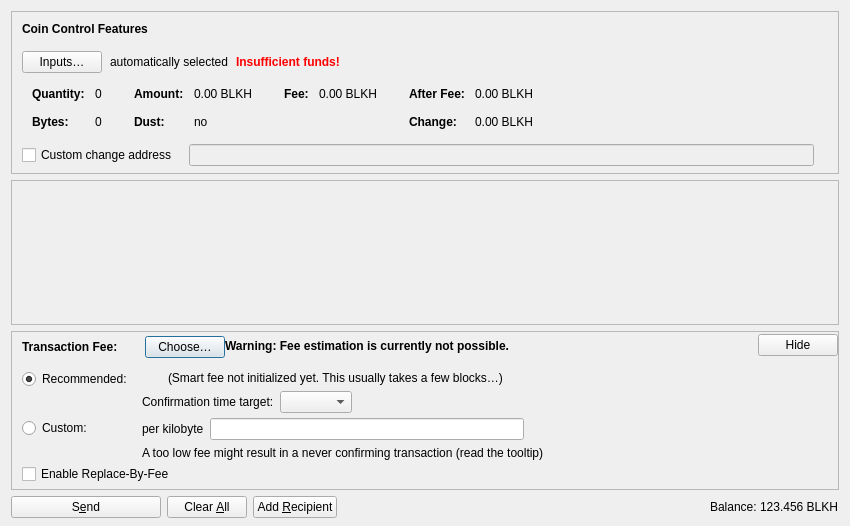
<?xml version="1.0" encoding="UTF-8"?>
<ui version="4.0">
 <class>SendCoinsDialog</class>
 <widget class="QDialog" name="SendCoinsDialog">
  <property name="geometry">
   <rect>
    <x>0</x>
    <y>0</y>
    <width>850</width>
    <height>526</height>
   </rect>
  </property>
  <property name="windowTitle">
   <string>Send Coins</string>
  </property>
  <layout class="QVBoxLayout" name="verticalLayout" stretch="0,1,0,0">
   <property name="bottomMargin">
    <number>8</number>
   </property>
   <item>
    <widget class="QFrame" name="frameCoinControl">
     <property name="sizePolicy">
      <sizepolicy hsizetype="Expanding" vsizetype="Expanding">
       <horstretch>0</horstretch>
       <verstretch>0</verstretch>
      </sizepolicy>
     </property>
     <property name="maximumSize">
      <size>
       <width>16777215</width>
       <height>16777215</height>
      </size>
     </property>
     <property name="frameShape">
      <enum>QFrame::StyledPanel</enum>
     </property>
     <property name="frameShadow">
      <enum>QFrame::Sunken</enum>
     </property>
     <layout class="QVBoxLayout" name="verticalLayoutCoinControl2">
      <property name="spacing">
       <number>0</number>
      </property>
      <property name="leftMargin">
       <number>0</number>
      </property>
      <property name="topMargin">
       <number>0</number>
      </property>
      <property name="rightMargin">
       <number>0</number>
      </property>
      <property name="bottomMargin">
       <number>6</number>
      </property>
      <item>
       <layout class="QVBoxLayout" name="verticalLayoutCoinControl" stretch="0,0,0,0,1">
        <property name="spacing">
         <number>0</number>
        </property>
        <property name="leftMargin">
         <number>10</number>
        </property>
        <property name="topMargin">
         <number>10</number>
        </property>
        <item>
         <layout class="QHBoxLayout" name="horizontalLayoutCoinControl1">
          <property name="bottomMargin">
           <number>15</number>
          </property>
          <item>
           <widget class="QLabel" name="labelCoinControlFeatures">
            <property name="sizePolicy">
             <sizepolicy hsizetype="Preferred" vsizetype="Maximum">
              <horstretch>0</horstretch>
              <verstretch>0</verstretch>
             </sizepolicy>
            </property>
            <property name="font">
             <font>
              <weight>75</weight>
              <bold>true</bold>
             </font>
            </property>
            <property name="styleSheet">
             <string notr="true">font-weight:bold;</string>
            </property>
            <property name="text">
             <string>Coin Control Features</string>
            </property>
           </widget>
          </item>
         </layout>
        </item>
        <item>
         <layout class="QHBoxLayout" name="horizontalLayoutCoinControl2" stretch="0,0,0,0">
          <property name="spacing">
           <number>8</number>
          </property>
          <property name="bottomMargin">
           <number>10</number>
          </property>
          <item>
           <widget class="QPushButton" name="pushButtonCoinControl">
            <property name="styleSheet">
             <string notr="true"/>
            </property>
            <property name="text">
             <string>Inputs…</string>
            </property>
            <property name="autoDefault">
             <bool>false</bool>
            </property>
           </widget>
          </item>
          <item>
           <widget class="QLabel" name="labelCoinControlAutomaticallySelected">
            <property name="text">
             <string>automatically selected</string>
            </property>
            <property name="margin">
             <number>5</number>
            </property>
           </widget>
          </item>
          <item>
           <widget class="QLabel" name="labelCoinControlInsuffFunds">
            <property name="font">
             <font>
              <weight>75</weight>
              <bold>true</bold>
             </font>
            </property>
            <property name="styleSheet">
             <string notr="true">color:red;font-weight:bold;</string>
            </property>
            <property name="text">
             <string>Insufficient funds!</string>
            </property>
            <property name="margin">
             <number>5</number>
            </property>
           </widget>
          </item>
          <item>
           <spacer name="horizontalSpacerCoinControl">
            <property name="orientation">
             <enum>Qt::Horizontal</enum>
            </property>
            <property name="sizeHint" stdset="0">
             <size>
              <width>40</width>
              <height>1</height>
             </size>
            </property>
           </spacer>
          </item>
         </layout>
        </item>
        <item>
         <widget class="QWidget" name="widgetCoinControl" native="true">
          <property name="sizePolicy">
           <sizepolicy hsizetype="Preferred" vsizetype="Preferred">
            <horstretch>0</horstretch>
            <verstretch>0</verstretch>
           </sizepolicy>
          </property>
          <property name="minimumSize">
           <size>
            <width>0</width>
            <height>0</height>
           </size>
          </property>
          <property name="styleSheet">
           <string notr="true"/>
          </property>
          <layout class="QHBoxLayout" name="horizontalLayoutCoinControl5">
           <property name="leftMargin">
            <number>0</number>
           </property>
           <property name="topMargin">
            <number>0</number>
           </property>
           <property name="rightMargin">
            <number>0</number>
           </property>
           <property name="bottomMargin">
            <number>0</number>
           </property>
           <item>
            <layout class="QHBoxLayout" name="horizontalLayoutCoinControl3" stretch="0,0,0,1">
             <property name="spacing">
              <number>20</number>
             </property>
             <property name="topMargin">
              <number>0</number>
             </property>
             <property name="bottomMargin">
              <number>10</number>
             </property>
             <item>
              <layout class="QFormLayout" name="formLayoutCoinControl1">
               <property name="horizontalSpacing">
                <number>10</number>
               </property>
               <property name="verticalSpacing">
                <number>14</number>
               </property>
               <property name="leftMargin">
                <number>10</number>
               </property>
               <property name="topMargin">
                <number>4</number>
               </property>
               <property name="rightMargin">
                <number>6</number>
               </property>
               <item row="0" column="0">
                <widget class="QLabel" name="labelCoinControlQuantityText">
                 <property name="font">
                  <font>
                   <weight>75</weight>
                   <bold>true</bold>
                  </font>
                 </property>
                 <property name="text">
                  <string>Quantity:</string>
                 </property>
                 <property name="margin">
                  <number>0</number>
                 </property>
                </widget>
               </item>
               <item row="0" column="1">
                <widget class="QLabel" name="labelCoinControlQuantity">
                 <property name="cursor">
                  <cursorShape>IBeamCursor</cursorShape>
                 </property>
                 <property name="contextMenuPolicy">
                  <enum>Qt::ActionsContextMenu</enum>
                 </property>
                 <property name="text">
                  <string notr="true">0</string>
                 </property>
                 <property name="margin">
                  <number>0</number>
                 </property>
                 <property name="textInteractionFlags">
                  <set>Qt::LinksAccessibleByMouse|Qt::TextSelectableByKeyboard|Qt::TextSelectableByMouse</set>
                 </property>
                </widget>
               </item>
               <item row="1" column="0">
                <widget class="QLabel" name="labelCoinControlBytesText">
                 <property name="font">
                  <font>
                   <weight>75</weight>
                   <bold>true</bold>
                  </font>
                 </property>
                 <property name="text">
                  <string>Bytes:</string>
                 </property>
                </widget>
               </item>
               <item row="1" column="1">
                <widget class="QLabel" name="labelCoinControlBytes">
                 <property name="cursor">
                  <cursorShape>IBeamCursor</cursorShape>
                 </property>
                 <property name="contextMenuPolicy">
                  <enum>Qt::ActionsContextMenu</enum>
                 </property>
                 <property name="text">
                  <string notr="true">0</string>
                 </property>
                 <property name="textInteractionFlags">
                  <set>Qt::LinksAccessibleByMouse|Qt::TextSelectableByKeyboard|Qt::TextSelectableByMouse</set>
                 </property>
                </widget>
               </item>
              </layout>
             </item>
             <item>
              <layout class="QFormLayout" name="formLayoutCoinControl2">
               <property name="horizontalSpacing">
                <number>10</number>
               </property>
               <property name="verticalSpacing">
                <number>14</number>
               </property>
               <property name="leftMargin">
                <number>6</number>
               </property>
               <property name="topMargin">
                <number>4</number>
               </property>
               <property name="rightMargin">
                <number>6</number>
               </property>
               <item row="0" column="0">
                <widget class="QLabel" name="labelCoinControlAmountText">
                 <property name="font">
                  <font>
                   <weight>75</weight>
                   <bold>true</bold>
                  </font>
                 </property>
                 <property name="text">
                  <string>Amount:</string>
                 </property>
                 <property name="margin">
                  <number>0</number>
                 </property>
                </widget>
               </item>
               <item row="0" column="1">
                <widget class="QLabel" name="labelCoinControlAmount">
                 <property name="cursor">
                  <cursorShape>IBeamCursor</cursorShape>
                 </property>
                 <property name="contextMenuPolicy">
                  <enum>Qt::ActionsContextMenu</enum>
                 </property>
                 <property name="text">
                  <string notr="true">0.00 BLKH</string>
                 </property>
                 <property name="textInteractionFlags">
                  <set>Qt::LinksAccessibleByMouse|Qt::TextSelectableByKeyboard|Qt::TextSelectableByMouse</set>
                 </property>
                </widget>
               </item>
               <item row="1" column="0">
                <widget class="QLabel" name="labelCoinControlLowOutputText">
                 <property name="font">
                  <font>
                   <weight>75</weight>
                   <bold>true</bold>
                  </font>
                 </property>
                 <property name="text">
                  <string>Dust:</string>
                 </property>
                </widget>
               </item>
               <item row="1" column="1">
                <widget class="QLabel" name="labelCoinControlLowOutput">
                 <property name="cursor">
                  <cursorShape>IBeamCursor</cursorShape>
                 </property>
                 <property name="contextMenuPolicy">
                  <enum>Qt::ActionsContextMenu</enum>
                 </property>
                 <property name="text">
                  <string notr="true">no</string>
                 </property>
                 <property name="textInteractionFlags">
                  <set>Qt::LinksAccessibleByMouse|Qt::TextSelectableByKeyboard|Qt::TextSelectableByMouse</set>
                 </property>
                </widget>
               </item>
              </layout>
             </item>
             <item>
              <layout class="QFormLayout" name="formLayoutCoinControl3">
               <property name="horizontalSpacing">
                <number>10</number>
               </property>
               <property name="verticalSpacing">
                <number>14</number>
               </property>
               <property name="leftMargin">
                <number>6</number>
               </property>
               <property name="topMargin">
                <number>4</number>
               </property>
               <property name="rightMargin">
                <number>6</number>
               </property>
               <item row="0" column="0">
                <widget class="QLabel" name="labelCoinControlFeeText">
                 <property name="font">
                  <font>
                   <weight>75</weight>
                   <bold>true</bold>
                  </font>
                 </property>
                 <property name="text">
                  <string>Fee:</string>
                 </property>
                 <property name="margin">
                  <number>0</number>
                 </property>
                </widget>
               </item>
               <item row="0" column="1">
                <widget class="QLabel" name="labelCoinControlFee">
                 <property name="cursor">
                  <cursorShape>IBeamCursor</cursorShape>
                 </property>
                 <property name="contextMenuPolicy">
                  <enum>Qt::ActionsContextMenu</enum>
                 </property>
                 <property name="text">
                  <string notr="true">0.00 BLKH</string>
                 </property>
                 <property name="textInteractionFlags">
                  <set>Qt::LinksAccessibleByMouse|Qt::TextSelectableByKeyboard|Qt::TextSelectableByMouse</set>
                 </property>
                </widget>
               </item>
              </layout>
             </item>
             <item>
              <layout class="QFormLayout" name="formLayoutCoinControl4">
               <property name="horizontalSpacing">
                <number>10</number>
               </property>
               <property name="verticalSpacing">
                <number>14</number>
               </property>
               <property name="leftMargin">
                <number>6</number>
               </property>
               <property name="topMargin">
                <number>4</number>
               </property>
               <property name="rightMargin">
                <number>6</number>
               </property>
               <item row="0" column="0">
                <widget class="QLabel" name="labelCoinControlAfterFeeText">
                 <property name="font">
                  <font>
                   <weight>75</weight>
                   <bold>true</bold>
                  </font>
                 </property>
                 <property name="text">
                  <string>After Fee:</string>
                 </property>
                 <property name="margin">
                  <number>0</number>
                 </property>
                </widget>
               </item>
               <item row="0" column="1">
                <widget class="QLabel" name="labelCoinControlAfterFee">
                 <property name="cursor">
                  <cursorShape>IBeamCursor</cursorShape>
                 </property>
                 <property name="contextMenuPolicy">
                  <enum>Qt::ActionsContextMenu</enum>
                 </property>
                 <property name="text">
                  <string notr="true">0.00 BLKH</string>
                 </property>
                 <property name="textInteractionFlags">
                  <set>Qt::LinksAccessibleByMouse|Qt::TextSelectableByKeyboard|Qt::TextSelectableByMouse</set>
                 </property>
                </widget>
               </item>
               <item row="1" column="0">
                <widget class="QLabel" name="labelCoinControlChangeText">
                 <property name="font">
                  <font>
                   <weight>75</weight>
                   <bold>true</bold>
                  </font>
                 </property>
                 <property name="text">
                  <string>Change:</string>
                 </property>
                </widget>
               </item>
               <item row="1" column="1">
                <widget class="QLabel" name="labelCoinControlChange">
                 <property name="cursor">
                  <cursorShape>IBeamCursor</cursorShape>
                 </property>
                 <property name="contextMenuPolicy">
                  <enum>Qt::ActionsContextMenu</enum>
                 </property>
                 <property name="text">
                  <string notr="true">0.00 BLKH</string>
                 </property>
                 <property name="textInteractionFlags">
                  <set>Qt::LinksAccessibleByMouse|Qt::TextSelectableByKeyboard|Qt::TextSelectableByMouse</set>
                 </property>
                </widget>
               </item>
              </layout>
             </item>
            </layout>
           </item>
          </layout>
         </widget>
        </item>
        <item>
         <layout class="QHBoxLayout" name="horizontalLayoutCoinControl4" stretch="0,0,0">
          <property name="spacing">
           <number>12</number>
          </property>
          <property name="sizeConstraint">
           <enum>QLayout::SetDefaultConstraint</enum>
          </property>
          <property name="topMargin">
           <number>5</number>
          </property>
          <property name="rightMargin">
           <number>5</number>
          </property>
          <item>
           <widget class="QCheckBox" name="checkBoxCoinControlChange">
            <property name="toolTip">
             <string>If this is activated, but the change address is empty or invalid, change will be sent to a newly generated address.</string>
            </property>
            <property name="text">
             <string>Custom change address</string>
            </property>
           </widget>
          </item>
          <item>
           <widget class="QValidatedLineEdit" name="lineEditCoinControlChange">
            <property name="enabled">
             <bool>false</bool>
            </property>
            <property name="sizePolicy">
             <sizepolicy hsizetype="Expanding" vsizetype="Fixed">
              <horstretch>0</horstretch>
              <verstretch>0</verstretch>
             </sizepolicy>
            </property>
           </widget>
          </item>
          <item>
           <widget class="QLabel" name="labelCoinControlChangeLabel">
            <property name="sizePolicy">
             <sizepolicy hsizetype="Preferred" vsizetype="Expanding">
              <horstretch>0</horstretch>
              <verstretch>0</verstretch>
             </sizepolicy>
            </property>
            <property name="minimumSize">
             <size>
              <width>0</width>
              <height>0</height>
             </size>
            </property>
            <property name="text">
             <string/>
            </property>
            <property name="margin">
             <number>3</number>
            </property>
           </widget>
          </item>
         </layout>
        </item>
        <item>
         <spacer name="verticalSpacerCoinControl">
          <property name="orientation">
           <enum>Qt::Vertical</enum>
          </property>
          <property name="sizeHint" stdset="0">
           <size>
            <width>800</width>
            <height>1</height>
           </size>
          </property>
         </spacer>
        </item>
       </layout>
      </item>
     </layout>
    </widget>
   </item>
   <item>
    <widget class="QScrollArea" name="scrollArea">
     <property name="widgetResizable">
      <bool>true</bool>
     </property>
     <widget class="QWidget" name="scrollAreaWidgetContents">
      <property name="geometry">
       <rect>
        <x>0</x>
        <y>0</y>
        <width>830</width>
        <height>104</height>
       </rect>
      </property>
      <layout class="QVBoxLayout" name="verticalLayout_2" stretch="0,1">
       <property name="leftMargin">
        <number>0</number>
       </property>
       <property name="topMargin">
        <number>0</number>
       </property>
       <property name="rightMargin">
        <number>0</number>
       </property>
       <property name="bottomMargin">
        <number>0</number>
       </property>
       <item>
        <layout class="QVBoxLayout" name="entries">
         <property name="spacing">
          <number>6</number>
         </property>
        </layout>
       </item>
       <item>
        <spacer name="verticalSpacer">
         <property name="orientation">
          <enum>Qt::Vertical</enum>
         </property>
         <property name="sizeHint" stdset="0">
          <size>
           <width>20</width>
           <height>40</height>
          </size>
         </property>
        </spacer>
       </item>
      </layout>
     </widget>
    </widget>
   </item>
   <item>
    <widget class="QFrame" name="frameFee">
     <property name="sizePolicy">
      <sizepolicy hsizetype="Expanding" vsizetype="Expanding">
       <horstretch>0</horstretch>
       <verstretch>0</verstretch>
      </sizepolicy>
     </property>
     <property name="maximumSize">
      <size>
       <width>16777215</width>
       <height>16777215</height>
      </size>
     </property>
     <property name="frameShape">
      <enum>QFrame::StyledPanel</enum>
     </property>
     <property name="frameShadow">
      <enum>QFrame::Sunken</enum>
     </property>
     <layout class="QVBoxLayout" name="verticalLayoutFee1">
      <property name="spacing">
       <number>0</number>
      </property>
      <property name="leftMargin">
       <number>0</number>
      </property>
      <property name="topMargin">
       <number>0</number>
      </property>
      <property name="rightMargin">
       <number>0</number>
      </property>
      <property name="bottomMargin">
       <number>0</number>
      </property>
      <item>
       <layout class="QVBoxLayout" name="verticalLayoutFee2" stretch="0,0,0">
        <property name="spacing">
         <number>0</number>
        </property>
        <property name="leftMargin">
         <number>10</number>
        </property>
        <property name="topMargin">
         <number>0</number>
        </property>
        <item>
         <layout class="QHBoxLayout" name="horizontalLayoutFee1">
          <property name="bottomMargin">
           <number>0</number>
          </property>
          <item>
           <layout class="QVBoxLayout" name="verticalLayoutFee7">
            <property name="spacing">
             <number>0</number>
            </property>
            <item>
             <spacer name="verticalSpacerSmartFee">
              <property name="orientation">
               <enum>Qt::Vertical</enum>
              </property>
              <property name="sizeType">
               <enum>QSizePolicy::Fixed</enum>
              </property>
              <property name="sizeHint" stdset="0">
               <size>
                <width>1</width>
                <height>4</height>
               </size>
              </property>
             </spacer>
            </item>
            <item>
             <layout class="QHBoxLayout" name="horizontalLayoutSmartFee">
              <property name="spacing">
               <number>10</number>
              </property>
              <item>
               <widget class="QLabel" name="labelFeeHeadline">
                <property name="sizePolicy">
                 <sizepolicy hsizetype="Preferred" vsizetype="Maximum">
                  <horstretch>0</horstretch>
                  <verstretch>0</verstretch>
                 </sizepolicy>
                </property>
                <property name="font">
                 <font>
                  <weight>75</weight>
                  <bold>true</bold>
                 </font>
                </property>
                <property name="styleSheet">
                 <string notr="true">font-weight:bold;</string>
                </property>
                <property name="text">
                 <string>Transaction Fee:</string>
                </property>
               </widget>
              </item>
              <item>
               <widget class="QLabel" name="labelFeeMinimized">
                <property name="text">
                 <string/>
                </property>
               </widget>
              </item>
              <item>
               <widget class="QPushButton" name="buttonChooseFee">
                <property name="text">
                 <string>Choose…</string>
                </property>
               </widget>
              </item>
             </layout>
            </item>
            <item>
             <spacer name="verticalSpacer_5">
              <property name="orientation">
               <enum>Qt::Vertical</enum>
              </property>
              <property name="sizeHint" stdset="0">
               <size>
                <width>1</width>
                <height>1</height>
               </size>
              </property>
             </spacer>
            </item>
           </layout>
          </item>
          <item>
           <widget class="QLabel" name="fallbackFeeWarningLabel">
            <property name="toolTip">
             <string>Using the fallbackfee can result in sending a transaction that will take several hours or days (or never) to confirm. Consider choosing your fee manually or wait until you have validated the complete chain.</string>
            </property>
            <property name="font">
            <font>
                <weight>75</weight>
                <bold>true</bold>
            </font>
            </property>
            <property name="text">
             <string>Warning: Fee estimation is currently not possible.</string>
            </property>
            <property name="wordWrap">
             <bool>false</bool>
            </property>
           </widget>
          </item>
          <item>
           <spacer name="horizontalSpacer_4">
            <property name="orientation">
             <enum>Qt::Horizontal</enum>
            </property>
            <property name="sizeType">
             <enum>QSizePolicy::MinimumExpanding</enum>
            </property>
            <property name="sizeHint" stdset="0">
             <size>
              <width>40</width>
              <height>20</height>
             </size>
            </property>
           </spacer>
          </item>
          <item>
           <widget class="QPushButton" name="buttonMinimizeFee">
            <property name="toolTip">
             <string>Hide transaction fee settings</string>
            </property>
            <property name="text">
             <string>Hide</string>
            </property>
           </widget>
          </item>
         </layout>
        </item>
        <item>
         <widget class="QFrame" name="frameFeeSelection">
          <layout class="QVBoxLayout" name="verticalLayoutFee12">
           <property name="spacing">
            <number>0</number>
           </property>
           <property name="leftMargin">
            <number>0</number>
           </property>
           <property name="topMargin">
            <number>0</number>
           </property>
           <property name="rightMargin">
            <number>0</number>
           </property>
           <property name="bottomMargin">
            <number>0</number>
           </property>
           <item>
            <layout class="QGridLayout" name="gridLayoutFee">
             <property name="topMargin">
              <number>10</number>
             </property>
             <property name="bottomMargin">
              <number>4</number>
             </property>
             <property name="horizontalSpacing">
              <number>10</number>
             </property>
             <property name="verticalSpacing">
              <number>4</number>
             </property>
             <item row="1" column="1">
              <layout class="QVBoxLayout" name="verticalLayoutFee8">
               <property name="spacing">
                <number>6</number>
               </property>
               <item>
                <layout class="QHBoxLayout" name="horizontalLayoutFee13">
                 <item>
                  <widget class="QLabel" name="labelCustomPerKilobyte">
                   <property name="toolTip">
                    <string>Specify a custom fee per kB (1,000 bytes) of the transaction's virtual size.

Note:  Since the fee is calculated on a per-byte basis, a fee rate of "100 satoshis per kvB" for a transaction size of 500 virtual bytes (half of 1 kvB) would ultimately yield a fee of only 50 satoshis.</string>
                   </property>
                   <property name="text">
                    <string>per kilobyte</string>
                   </property>
                  </widget>
                 </item>
                 <item>
                  <widget class="BlinkhashAmountField" name="customFee"/>
                 </item>
                 <item>
                  <spacer name="horizontalSpacer_6">
                   <property name="orientation">
                    <enum>Qt::Horizontal</enum>
                   </property>
                   <property name="sizeHint" stdset="0">
                    <size>
                     <width>1</width>
                     <height>1</height>
                    </size>
                   </property>
                  </spacer>
                 </item>
                </layout>
               </item>
               <item>
                <layout class="QHBoxLayout" name="horizontalLayoutFee8">
                 <item>
                  <widget class="QLabel" name="labelCustomFeeWarning">
                   <property name="enabled">
                    <bool>true</bool>
                   </property>
                   <property name="toolTip">
                    <string>When there is less transaction volume than space in the blocks, miners as well as relaying nodes may enforce a minimum fee. Paying only this minimum fee is just fine, but be aware that this can result in a never confirming transaction once there is more demand for blinkhash transactions than the network can process.</string>
                   </property>
                   <property name="text">
                    <string>A too low fee might result in a never confirming transaction (read the tooltip)</string>
                   </property>
                  </widget>
                 </item>
                 <item>
                  <spacer name="horizontalSpacer_2">
                   <property name="orientation">
                    <enum>Qt::Horizontal</enum>
                   </property>
                   <property name="sizeHint" stdset="0">
                    <size>
                     <width>1</width>
                     <height>1</height>
                    </size>
                   </property>
                  </spacer>
                 </item>
                </layout>
               </item>
              </layout>
             </item>
             <item row="0" column="0">
              <layout class="QVBoxLayout" name="verticalLayoutFee4" stretch="0,1">
               <item>
                <widget class="QRadioButton" name="radioSmartFee">
                 <property name="text">
                  <string>Recommended:</string>
                 </property>
                 <property name="checked">
                  <bool>true</bool>
                 </property>
                 <attribute name="buttonGroup">
                  <string notr="true">groupFee</string>
                 </attribute>
                </widget>
               </item>
               <item>
                <spacer name="verticalSpacer_2">
                 <property name="orientation">
                  <enum>Qt::Vertical</enum>
                 </property>
                 <property name="sizeHint" stdset="0">
                  <size>
                   <width>1</width>
                   <height>1</height>
                  </size>
                 </property>
                </spacer>
               </item>
              </layout>
             </item>
             <item row="1" column="0">
              <layout class="QVBoxLayout" name="verticalLayoutFee9" stretch="0,1">
               <item>
                <widget class="QRadioButton" name="radioCustomFee">
                 <property name="text">
                  <string>Custom:</string>
                 </property>
                 <attribute name="buttonGroup">
                  <string notr="true">groupFee</string>
                 </attribute>
                </widget>
               </item>
               <item>
                <spacer name="verticalSpacer_6">
                 <property name="orientation">
                  <enum>Qt::Vertical</enum>
                 </property>
                 <property name="sizeHint" stdset="0">
                  <size>
                   <width>1</width>
                   <height>1</height>
                  </size>
                 </property>
                </spacer>
               </item>
              </layout>
             </item>
             <item row="0" column="1">
              <layout class="QVBoxLayout" name="verticalLayoutFee3" stretch="0,0,1">
               <property name="spacing">
                <number>6</number>
               </property>
               <property name="topMargin">
                <number>2</number>
               </property>
               <item>
                <layout class="QHBoxLayout" name="horizontalLayoutFee12">
                 <item>
                  <widget class="QLabel" name="labelSmartFee">
                   <property name="text">
                    <string/>
                   </property>
                  </widget>
                 </item>
                 <item>
                  <widget class="QLabel" name="labelFeeEstimation">
                   <property name="text">
                    <string/>
                   </property>
                  </widget>
                 </item>
                 <item>
                  <widget class="QLabel" name="labelSmartFee2">
                   <property name="text">
                    <string>(Smart fee not initialized yet. This usually takes a few blocks…)</string>
                   </property>
                  </widget>
                 </item>
                 <item>
                  <spacer name="horizontalSpacer_5">
                   <property name="orientation">
                    <enum>Qt::Horizontal</enum>
                   </property>
                   <property name="sizeHint" stdset="0">
                    <size>
                     <width>1</width>
                     <height>1</height>
                    </size>
                   </property>
                  </spacer>
                 </item>
                </layout>
               </item>
               <item>
                <layout class="QHBoxLayout" name="horizontalLayoutFee9">
                 <item>
                  <layout class="QVBoxLayout" name="verticalLayoutFee6">
                   <item>
                    <widget class="QLabel" name="labelSmartFee3">
                     <property name="text">
                      <string>Confirmation time target:</string>
                     </property>
                    </widget>
                   </item>
                  </layout>
                 </item>
                 <item>
                  <layout class="QVBoxLayout" name="verticalLayoutFee5">
                   <property name="rightMargin">
                    <number>30</number>
                   </property>
                   <item>
                    <layout class="QHBoxLayout" name="horizontalLayoutConfTarget">
                     <property name="bottomMargin">
                      <number>0</number>
                     </property>
                     <item>
                      <widget class="QComboBox" name="confTargetSelector"/>
                     </item>
                     <item>
                      <spacer name="horizontalSpacerConfTarget">
                       <property name="orientation">
                        <enum>Qt::Horizontal</enum>
                       </property>
                       <property name="sizeHint" stdset="0">
                        <size>
                         <width>40</width>
                         <height>20</height>
                        </size>
                       </property>
                      </spacer>
                     </item>
                    </layout>
                   </item>
                  </layout>
                 </item>
                </layout>
               </item>
               <item>
                <spacer name="verticalSpacer_4">
                 <property name="orientation">
                  <enum>Qt::Vertical</enum>
                 </property>
                 <property name="sizeHint" stdset="0">
                  <size>
                   <width>1</width>
                   <height>1</height>
                  </size>
                 </property>
                </spacer>
               </item>
              </layout>
             </item>
            </layout>
           </item>
           <item>
            <widget class="QCheckBox" name="optInRBF">
             <property name="text">
              <string>Enable Replace-By-Fee</string>
             </property>
             <property name="toolTip">
              <string>With Replace-By-Fee (BIP-125) you can increase a transaction's fee after it is sent. Without this, a higher fee may be recommended to compensate for increased transaction delay risk.</string>
             </property>
            </widget>
           </item>
          </layout>
         </widget>
        </item>
        <item>
         <spacer name="verticalSpacerFee">
          <property name="orientation">
           <enum>Qt::Vertical</enum>
          </property>
          <property name="sizeHint" stdset="0">
           <size>
            <width>40</width>
            <height>5</height>
           </size>
          </property>
         </spacer>
        </item>
       </layout>
      </item>
     </layout>
    </widget>
   </item>
   <item>
    <layout class="QHBoxLayout" name="horizontalLayout">
     <item>
      <widget class="QPushButton" name="sendButton">
       <property name="minimumSize">
        <size>
         <width>150</width>
         <height>0</height>
        </size>
       </property>
       <property name="toolTip">
        <string>Confirm the send action</string>
       </property>
       <property name="text">
        <string>S&amp;end</string>
       </property>
       <property name="icon">
        <iconset resource="../blinkhash.qrc">
         <normaloff>:/icons/send</normaloff>:/icons/send</iconset>
       </property>
       <property name="autoDefault">
        <bool>false</bool>
       </property>
       <property name="default">
        <bool>false</bool>
       </property>
      </widget>
     </item>
     <item>
      <widget class="QPushButton" name="clearButton">
       <property name="sizePolicy">
        <sizepolicy hsizetype="Minimum" vsizetype="Fixed">
         <horstretch>0</horstretch>
         <verstretch>0</verstretch>
        </sizepolicy>
       </property>
       <property name="toolTip">
        <string>Clear all fields of the form.</string>
       </property>
       <property name="text">
        <string>Clear &amp;All</string>
       </property>
       <property name="icon">
        <iconset resource="../blinkhash.qrc">
         <normaloff>:/icons/remove</normaloff>:/icons/remove</iconset>
       </property>
       <property name="autoDefault">
        <bool>false</bool>
       </property>
      </widget>
     </item>
     <item>
      <widget class="QPushButton" name="addButton">
       <property name="toolTip">
        <string>Send to multiple recipients at once</string>
       </property>
       <property name="text">
        <string>Add &amp;Recipient</string>
       </property>
       <property name="icon">
        <iconset resource="../blinkhash.qrc">
         <normaloff>:/icons/add</normaloff>:/icons/add</iconset>
       </property>
       <property name="autoDefault">
        <bool>false</bool>
       </property>
      </widget>
     </item>
     <item>
      <spacer name="horizontalSpacer">
       <property name="orientation">
        <enum>Qt::Horizontal</enum>
       </property>
       <property name="sizeHint" stdset="0">
        <size>
         <width>40</width>
         <height>20</height>
        </size>
       </property>
      </spacer>
     </item>
     <item>
      <layout class="QHBoxLayout" name="horizontalLayout_2">
       <property name="spacing">
        <number>3</number>
       </property>
       <item>
        <widget class="QLabel" name="labelBalanceName">
         <property name="sizePolicy">
          <sizepolicy hsizetype="Preferred" vsizetype="Fixed">
           <horstretch>0</horstretch>
           <verstretch>0</verstretch>
          </sizepolicy>
         </property>
         <property name="text">
          <string>Balance:</string>
         </property>
        </widget>
       </item>
       <item>
        <widget class="QLabel" name="labelBalance">
         <property name="sizePolicy">
          <sizepolicy hsizetype="Preferred" vsizetype="Fixed">
           <horstretch>0</horstretch>
           <verstretch>0</verstretch>
          </sizepolicy>
         </property>
         <property name="cursor">
          <cursorShape>IBeamCursor</cursorShape>
         </property>
         <property name="text">
          <string notr="true">123.456 BLKH</string>
         </property>
         <property name="textInteractionFlags">
          <set>Qt::LinksAccessibleByMouse|Qt::TextSelectableByKeyboard|Qt::TextSelectableByMouse</set>
         </property>
        </widget>
       </item>
      </layout>
     </item>
    </layout>
   </item>
  </layout>
 </widget>
 <customwidgets>
  <customwidget>
   <class>QValidatedLineEdit</class>
   <extends>QLineEdit</extends>
   <header>qt/qvalidatedlineedit.h</header>
  </customwidget>
  <customwidget>
   <class>BlinkhashAmountField</class>
   <extends>QLineEdit</extends>
   <header>qt/blinkhashamountfield.h</header>
   <container>1</container>
  </customwidget>
 </customwidgets>
 <resources>
  <include location="../blinkhash.qrc"/>
 </resources>
 <connections/>
 <buttongroups>
  <buttongroup name="groupFee"/>
 </buttongroups>
</ui>
